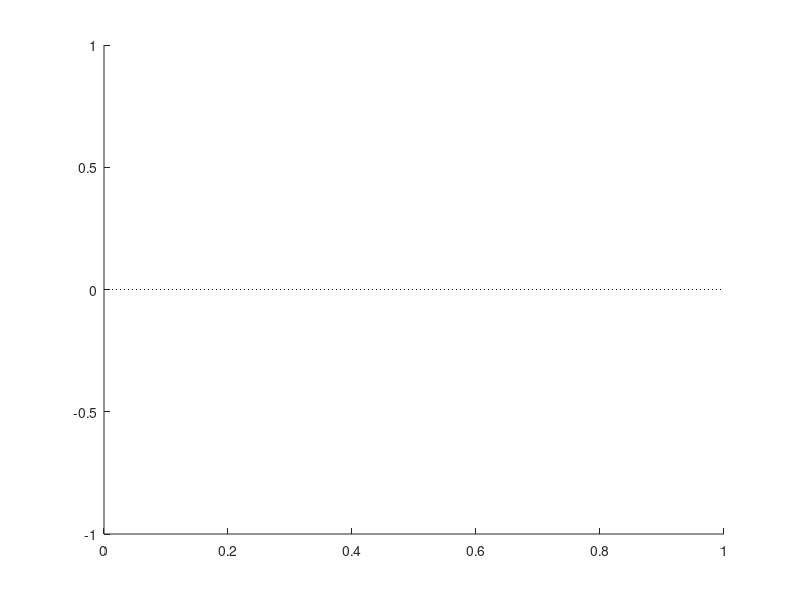

Here is the MATLAB script that generated this plot:
function hl = fix_plot_yeq0_line(ha, col, sty)
% function hl = fix_plot_yeq0_line(ha, col, sty)

if nargin < 1
    ha = gca;
end

if nargin < 2
    col = [0 0 0];
end

if nargin < 3
    sty = ':';
end

xl = xlim(ha);

hold on
hl = plot(ha, xl, [0 0], 'color', col, 'linestyle', sty);
